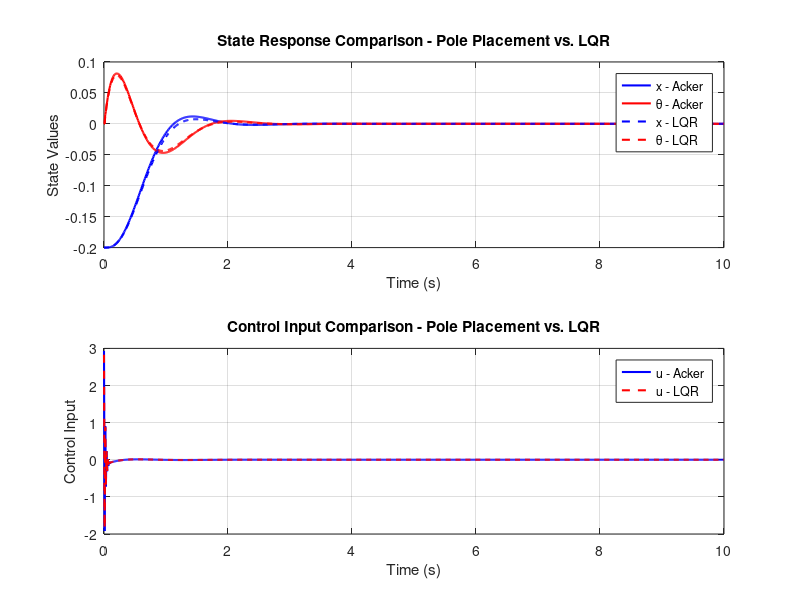

Write the MATLAB code that produced this figure.
% =========================================================================
% FILE NAME: beam_and_ball_param_and_sim.m
% =========================================================================
% PURPOSE:
%   Simulates the dynamics of a ball-and-beam system controlled using an
%   LQR (Linear Quadratic Regulator). The script evaluates system
%   performance using metrics such as IAE, ISE, ITAE, settling time, and
%   overshoot, and visualizes the results.
%
% AUTHOR: Alexander Brown
% DATE:   2024-12-02
%
% VERSION: 1.0
%   - Initial implementation of the ball-and-beam simulation.
%
% INPUTS:
%   - Initial conditions for ball position and velocity.
%   - Reference state (desired position).
%   - System and control parameters (LQR weights, system matrices).
%
% OUTPUTS:
%   - Performance metrics: IAE, ISE, ITAE, settling time, percent overshoot
%   - Plots of state trajectories and control effort over time.
%
% SYSTEM PARAMETERS:
%   - Beam length, height, and width.
%   - Ball mass, radius, and moment of inertia.
%   - Gravitational acceleration.
%
% INSTRUCTIONS:
%   1. Configure the system and simulation parameters as desired.
%   2. Run the script in MATLAB.
%   3. Analyze the generated plots and performance metrics.
%
% DEPENDENCIES:
%   This script requires the following toolboxes and files:
%
%   1. MATLAB (Core) [Version 24.2 or higher]
%      - Required for basic operations, numerical computation, and plots.
%
%   2. Control System Toolbox [Version 24.2 or higher]
%      - Required for state-space modeling and LQR design.
%      - Functions used: lqr, ss, etc.
%
%   Files:
%   - beam_and_ball_param_and_sim.m (this script)
%   - beam_and_ball_LQR_controller.slx (required for system 3D modeling)
%
%   Note:
%   If used in combination with Simulink model for 3D visualization:
%      - Simscape Multibody Toolbox required for the `Mechanics Explorer`.
%      - Dependencies for Simulink models should be verified separately.
%
%   Ensure all dependencies are installed and accessible before running.
%
% =========================================================================

%% Housekeeping
clear, close all, clc;

%% System Parameters
% Beam
L = 1.0; w = 0.05; h = 0.1;

% Ball
m = 0.5; r = 0.05; g = 9.81; I = 0.02;

% System matrices
A = [0 1 0 0; 0 0 g/L 0; 0 0 0 1; 0 0 -m*g*r/I 0];
B = [0; 0; 0; 1/I];
C = eye(4); D = 0;

%% Controller Design
% LQR weights
Q = diag([200, 10, 10, 10]);
R = 1;

% Controller Gains
desired_poles = [-158, -2+3i, -2-3i, -3.5];
K_acker = acker(A, B, desired_poles);
K_lqr = lqr(A, B, Q, R);
Ki = 1;

%% Simulation
% Simulation Parameters
T = 10; dt = 0.01;
time = 0:dt:T;
x0 = [-0.2; 0; 0; 0];
x_ref = [0; 0; 0; 0];

% Initialize histories
x_hist_acker = [];
u_hist_acker = [];
x_hist_lqr = [];
u_hist_lqr = [];

% Simulate Pole Placement Controller
x = x0;
for t = time
    e = x_ref - x;
    u = -K_acker * x;
    u_hist_acker = [u_hist_acker, u];
    x_hist_acker = [x_hist_acker, x];

    % Euler integration
    dx = A * x + B * u;
    x = x + dx * dt;
end

% Simulate LQR Controller
x = x0;
for t = time
    e = x_ref - x;
    u = -K_lqr * x;
    u_hist_lqr = [u_hist_lqr, u];
    x_hist_lqr = [x_hist_lqr, x];

    % Euler integration
    dx = A * x + B * u;
    x = x + dx * dt;
end


%% Report
% Performance Metrics
e_pos_acker = x_hist_acker(1, :) - x_ref(1);
IAE_acker = trapz(time, abs(e_pos_acker));
ISE_acker = trapz(time, e_pos_acker.^2);
ITAE_acker = trapz(time, time .* abs(e_pos_acker));

e_pos_lqr = x_hist_lqr(1, :) - x_ref(1);
IAE_lqr = trapz(time, abs(e_pos_lqr));
ISE_lqr = trapz(time, e_pos_lqr.^2);
ITAE_lqr = trapz(time, time .* abs(e_pos_lqr));

% Display Results
fprintf('Cost Analysis Results:\n');
fprintf('Acker - IAE: %.5f, ISE: %.5f, ITAE: %.5f\n', IAE_acker, ISE_acker, ITAE_acker);
fprintf('LQR - IAE: %.5f, ISE: %.5f, ITAE: %.5f\n', IAE_lqr, ISE_lqr, ITAE_lqr);

% Visualization
figure;
% State Responses
subplot(2, 1, 1);
plot(time, x_hist_acker(1, :), 'b', 'LineWidth', 1.5); hold on;
plot(time, x_hist_acker(3, :), 'r', 'LineWidth', 1.5);
plot(time, x_hist_lqr(1, :), '--b', 'LineWidth', 1.5);
plot(time, x_hist_lqr(3, :), '--r', 'LineWidth', 1.5);
legend('x - Acker', '\theta - Acker', 'x - LQR', '\theta - LQR');
xlabel('Time (s)');
ylabel('State Values');
title('State Response Comparison - Pole Placement vs. LQR');
grid on;

% Control Inputs
subplot(2, 1, 2);
plot(time, u_hist_acker, 'b', 'LineWidth', 1.5); hold on;
plot(time, u_hist_lqr, '--r', 'LineWidth', 1.5);
legend('u - Acker', 'u - LQR');
xlabel('Time (s)');
ylabel('Control Input');
title('Control Input Comparison - Pole Placement vs. LQR');
grid on;
